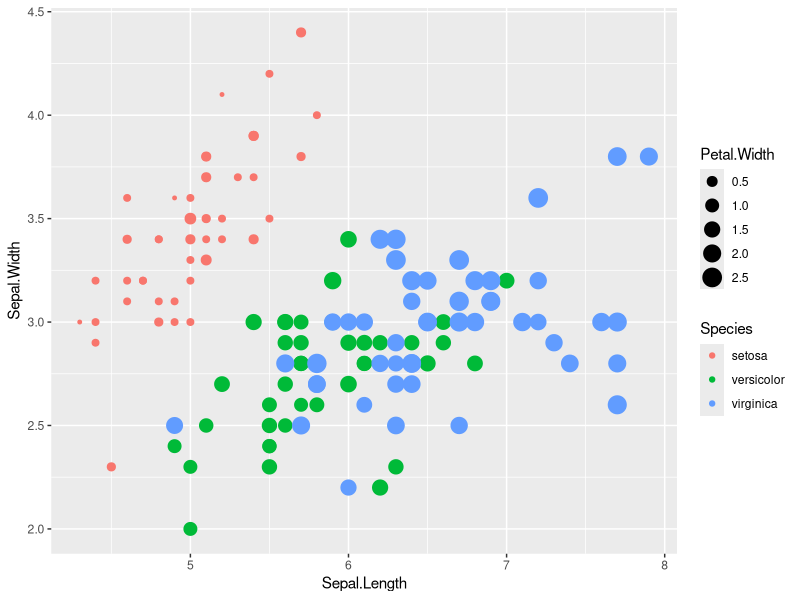

R code for this plot:
install.packages('ggplot2', dependencies = T)
library(ggplot2)

data(iris)
ggplot(iris, aes(x=Sepal.Length, y=Sepal.Width, colour=Species, size=Petal.Width)) + geom_point()
colnames(iris)
